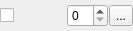
<?xml version="1.0" encoding="UTF-8"?>
<ui version="4.0">
 <class>pSpinBox</class>
 <widget class="QWidget" name="pSpinBox">
  <property name="geometry">
   <rect>
    <x>0</x>
    <y>0</y>
    <width>133</width>
    <height>31</height>
   </rect>
  </property>
  <layout class="QHBoxLayout" name="horizontalLayout_2">
   <property name="leftMargin">
    <number>0</number>
   </property>
   <property name="topMargin">
    <number>0</number>
   </property>
   <property name="rightMargin">
    <number>0</number>
   </property>
   <property name="bottomMargin">
    <number>0</number>
   </property>
   <item>
    <widget class="QCheckBox" name="cbCheck">
     <property name="sizePolicy">
      <sizepolicy hsizetype="Preferred" vsizetype="Preferred">
       <horstretch>0</horstretch>
       <verstretch>0</verstretch>
      </sizepolicy>
     </property>
    </widget>
   </item>
   <item>
    <widget class="QWidget" name="wContainer" native="true">
     <property name="sizePolicy">
      <sizepolicy hsizetype="Minimum" vsizetype="Preferred">
       <horstretch>0</horstretch>
       <verstretch>0</verstretch>
      </sizepolicy>
     </property>
     <layout class="QHBoxLayout" name="horizontalLayout">
      <property name="spacing">
       <number>1</number>
      </property>
      <property name="leftMargin">
       <number>0</number>
      </property>
      <property name="topMargin">
       <number>0</number>
      </property>
      <property name="rightMargin">
       <number>0</number>
      </property>
      <property name="bottomMargin">
       <number>0</number>
      </property>
      <item>
       <widget class="QSpinBox" name="sbSpinBox">
        <property name="accelerated">
         <bool>true</bool>
        </property>
       </widget>
      </item>
      <item>
       <widget class="QToolButton" name="tbToolButton">
        <property name="toolTip">
         <string>Edit with a slider</string>
        </property>
        <property name="text">
         <string notr="true">...</string>
        </property>
       </widget>
      </item>
     </layout>
    </widget>
   </item>
  </layout>
 </widget>
 <resources/>
 <connections/>
</ui>
